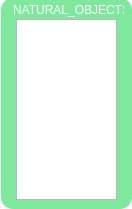
<?xml version="1.0" encoding="UTF-8"?>
<ui version="4.0">
 <class>Object</class>
 <widget class="QWidget" name="Object">
  <property name="geometry">
   <rect>
    <x>0</x>
    <y>0</y>
    <width>132</width>
    <height>209</height>
   </rect>
  </property>
  <property name="acceptDrops">
   <bool>true</bool>
  </property>
  <property name="windowTitle">
   <string>Form</string>
  </property>
  <property name="styleSheet">
   <string notr="true">QWidget#Object{ background-color: transparent;}
QFrame#frame { background-color: rgba(36,217,87,150);
 border-radius: 12px;}</string>
  </property>
  <widget class="QFrame" name="frame">
   <property name="geometry">
    <rect>
     <x>1</x>
     <y>-2</y>
     <width>131</width>
     <height>211</height>
    </rect>
   </property>
   <property name="frameShape">
    <enum>QFrame::StyledPanel</enum>
   </property>
   <property name="frameShadow">
    <enum>QFrame::Raised</enum>
   </property>
   <widget class="QLabel" name="label">
    <property name="geometry">
     <rect>
      <x>12</x>
      <y>2</y>
      <width>111</width>
      <height>20</height>
     </rect>
    </property>
    <property name="text">
     <string>&lt;html&gt;&lt;head/&gt;&lt;body&gt;&lt;p&gt;&lt;span style=&quot; color:#ffffff;&quot;&gt;NATURAL_OBJECTS:&lt;/span&gt;&lt;/p&gt;&lt;/body&gt;&lt;/html&gt;</string>
    </property>
   </widget>
   <widget class="QListWidget" name="ObjectListWidget">
    <property name="geometry">
     <rect>
      <x>15</x>
      <y>21</y>
      <width>101</width>
      <height>181</height>
     </rect>
    </property>
    <property name="mouseTracking">
     <bool>true</bool>
    </property>
   </widget>
  </widget>
 </widget>
 <resources/>
 <connections/>
</ui>
